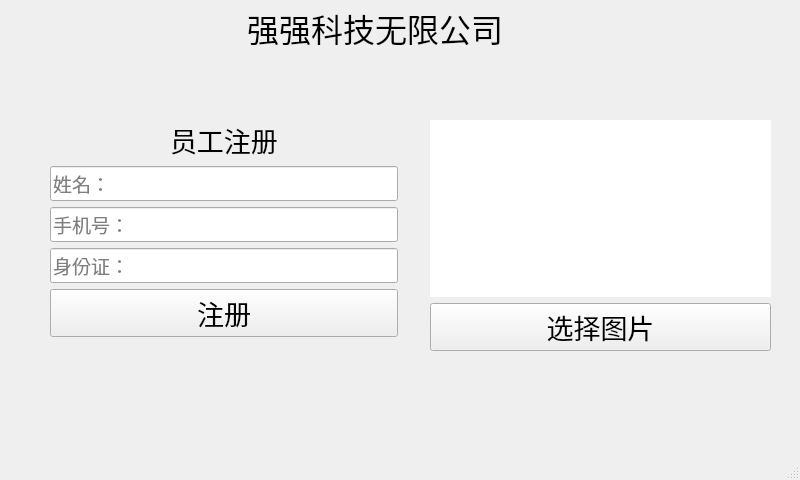
<?xml version="1.0" encoding="UTF-8"?>
<ui version="4.0">
 <class>MainWindow</class>
 <widget class="QMainWindow" name="MainWindow">
  <property name="geometry">
   <rect>
    <x>0</x>
    <y>0</y>
    <width>800</width>
    <height>480</height>
   </rect>
  </property>
  <property name="windowTitle">
   <string>MainWindow</string>
  </property>
  <property name="styleSheet">
   <string notr="true">QMainWindow{background-image: url(:/image/clannad.bmp);}</string>
  </property>
  <widget class="QWidget" name="centralwidget">
   <widget class="QWidget" name="">
    <property name="geometry">
     <rect>
      <x>200</x>
      <y>10</y>
      <width>350</width>
      <height>35</height>
     </rect>
    </property>
    <layout class="QHBoxLayout" name="horizontalLayout_2">
     <item>
      <spacer name="horizontalSpacer_7">
       <property name="orientation">
        <enum>Qt::Horizontal</enum>
       </property>
       <property name="sizeHint" stdset="0">
        <size>
         <width>40</width>
         <height>20</height>
        </size>
       </property>
      </spacer>
     </item>
     <item>
      <widget class="QLabel" name="label">
       <property name="font">
        <font>
         <family>楷体</family>
         <pointsize>24</pointsize>
        </font>
       </property>
       <property name="text">
        <string>强强科技无限公司</string>
       </property>
      </widget>
     </item>
     <item>
      <spacer name="horizontalSpacer_8">
       <property name="orientation">
        <enum>Qt::Horizontal</enum>
       </property>
       <property name="sizeHint" stdset="0">
        <size>
         <width>40</width>
         <height>20</height>
        </size>
       </property>
      </spacer>
     </item>
    </layout>
   </widget>
   <widget class="QWidget" name="">
    <property name="geometry">
     <rect>
      <x>430</x>
      <y>120</y>
      <width>341</width>
      <height>231</height>
     </rect>
    </property>
    <layout class="QVBoxLayout" name="verticalLayout_3">
     <item>
      <widget class="QLabel" name="labelImage">
       <property name="styleSheet">
        <string notr="true">background-color: rgb(255, 255, 255);</string>
       </property>
       <property name="text">
        <string/>
       </property>
      </widget>
     </item>
     <item>
      <widget class="QPushButton" name="selectimagebt">
       <property name="font">
        <font>
         <family>楷体</family>
         <pointsize>20</pointsize>
        </font>
       </property>
       <property name="text">
        <string>选择图片</string>
       </property>
      </widget>
     </item>
    </layout>
   </widget>
   <widget class="QWidget" name="">
    <property name="geometry">
     <rect>
      <x>50</x>
      <y>120</y>
      <width>348</width>
      <height>218</height>
     </rect>
    </property>
    <layout class="QHBoxLayout" name="horizontalLayout_4">
     <item>
      <layout class="QVBoxLayout" name="verticalLayout_2">
       <item>
        <layout class="QHBoxLayout" name="horizontalLayout">
         <item>
          <spacer name="horizontalSpacer">
           <property name="orientation">
            <enum>Qt::Horizontal</enum>
           </property>
           <property name="sizeHint" stdset="0">
            <size>
             <width>40</width>
             <height>20</height>
            </size>
           </property>
          </spacer>
         </item>
         <item>
          <widget class="QLabel" name="label_2">
           <property name="font">
            <font>
             <family>楷体</family>
             <pointsize>20</pointsize>
            </font>
           </property>
           <property name="text">
            <string>员工注册</string>
           </property>
          </widget>
         </item>
         <item>
          <spacer name="horizontalSpacer_2">
           <property name="orientation">
            <enum>Qt::Horizontal</enum>
           </property>
           <property name="sizeHint" stdset="0">
            <size>
             <width>40</width>
             <height>20</height>
            </size>
           </property>
          </spacer>
         </item>
        </layout>
       </item>
       <item>
        <layout class="QVBoxLayout" name="verticalLayout">
         <item>
          <widget class="QLineEdit" name="regname">
           <property name="font">
            <font>
             <family>楷体</family>
             <pointsize>14</pointsize>
            </font>
           </property>
           <property name="placeholderText">
            <string>姓名：</string>
           </property>
          </widget>
         </item>
         <item>
          <widget class="QLineEdit" name="regphone">
           <property name="font">
            <font>
             <family>楷体</family>
             <pointsize>14</pointsize>
            </font>
           </property>
           <property name="placeholderText">
            <string>手机号：</string>
           </property>
          </widget>
         </item>
         <item>
          <widget class="QLineEdit" name="regidcar">
           <property name="font">
            <font>
             <family>楷体</family>
             <pointsize>14</pointsize>
            </font>
           </property>
           <property name="placeholderText">
            <string>身份证：</string>
           </property>
          </widget>
         </item>
         <item>
          <widget class="QPushButton" name="regbt">
           <property name="font">
            <font>
             <family>楷体</family>
             <pointsize>20</pointsize>
            </font>
           </property>
           <property name="text">
            <string>注册</string>
           </property>
          </widget>
         </item>
        </layout>
       </item>
       <item>
        <spacer name="verticalSpacer">
         <property name="orientation">
          <enum>Qt::Vertical</enum>
         </property>
         <property name="sizeHint" stdset="0">
          <size>
           <width>20</width>
           <height>40</height>
          </size>
         </property>
        </spacer>
       </item>
      </layout>
     </item>
    </layout>
   </widget>
  </widget>
  <widget class="QMenuBar" name="menubar">
   <property name="geometry">
    <rect>
     <x>0</x>
     <y>0</y>
     <width>800</width>
     <height>23</height>
    </rect>
   </property>
  </widget>
  <widget class="QStatusBar" name="statusbar"/>
 </widget>
 <resources/>
 <connections/>
</ui>
